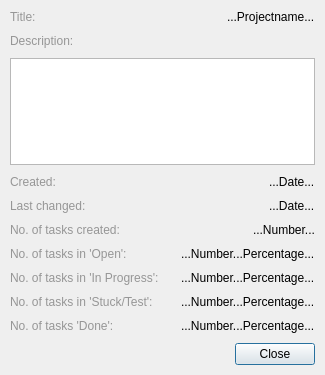
<?xml version="1.0" encoding="UTF-8"?>
<ui version="4.0">
 <class>InfoDialog</class>
 <widget class="QDialog" name="InfoDialog">
  <property name="geometry">
   <rect>
    <x>0</x>
    <y>0</y>
    <width>325</width>
    <height>375</height>
   </rect>
  </property>
  <property name="windowTitle">
   <string>Project Info</string>
  </property>
  <property name="windowIcon">
   <iconset resource="resources.qrc">
    <normaloff>:/icons/icons/swift-notes.svg</normaloff>:/icons/icons/swift-notes.svg</iconset>
  </property>
  <layout class="QVBoxLayout" name="verticalLayout">
   <property name="spacing">
    <number>10</number>
   </property>
   <property name="leftMargin">
    <number>10</number>
   </property>
   <property name="topMargin">
    <number>10</number>
   </property>
   <property name="rightMargin">
    <number>10</number>
   </property>
   <property name="bottomMargin">
    <number>10</number>
   </property>
   <item>
    <layout class="QHBoxLayout" name="horizontalLayout_8" stretch="0,1">
     <item>
      <widget class="QLabel" name="label">
       <property name="styleSheet">
        <string notr="true">color: rgb(150, 150, 150);</string>
       </property>
       <property name="text">
        <string>Title:</string>
       </property>
      </widget>
     </item>
     <item alignment="Qt::AlignRight">
      <widget class="QLabel" name="label_Name">
       <property name="text">
        <string>...Projectname...</string>
       </property>
      </widget>
     </item>
    </layout>
   </item>
   <item>
    <widget class="QLabel" name="label_3">
     <property name="styleSheet">
      <string notr="true">color: rgb(150, 150, 150);</string>
     </property>
     <property name="text">
      <string>Description:</string>
     </property>
    </widget>
   </item>
   <item>
    <widget class="QPlainTextEdit" name="plainTextEditDescription">
     <property name="plainText">
      <string/>
     </property>
     <property name="textInteractionFlags">
      <set>Qt::TextSelectableByMouse</set>
     </property>
     <property name="placeholderText">
      <string/>
     </property>
    </widget>
   </item>
   <item>
    <layout class="QHBoxLayout" name="horizontalLayout" stretch="0,1">
     <item>
      <widget class="QLabel" name="label_4">
       <property name="styleSheet">
        <string notr="true">color: rgb(150, 150, 150);</string>
       </property>
       <property name="text">
        <string>Created:</string>
       </property>
      </widget>
     </item>
     <item alignment="Qt::AlignRight">
      <widget class="QLabel" name="label_DateCreated">
       <property name="text">
        <string>...Date...</string>
       </property>
      </widget>
     </item>
    </layout>
   </item>
   <item>
    <layout class="QHBoxLayout" name="horizontalLayout_2" stretch="0,1">
     <item>
      <widget class="QLabel" name="label_5">
       <property name="styleSheet">
        <string notr="true">color: rgb(150, 150, 150);</string>
       </property>
       <property name="text">
        <string>Last changed:</string>
       </property>
      </widget>
     </item>
     <item alignment="Qt::AlignRight">
      <widget class="QLabel" name="label_DateChanged">
       <property name="text">
        <string>...Date...</string>
       </property>
      </widget>
     </item>
    </layout>
   </item>
   <item>
    <layout class="QHBoxLayout" name="horizontalLayout_3" stretch="0,1">
     <item>
      <widget class="QLabel" name="label_6">
       <property name="styleSheet">
        <string notr="true">color: rgb(150, 150, 150);</string>
       </property>
       <property name="text">
        <string>No. of tasks created:</string>
       </property>
      </widget>
     </item>
     <item alignment="Qt::AlignRight">
      <widget class="QLabel" name="label_NoTasks">
       <property name="text">
        <string>...Number...</string>
       </property>
      </widget>
     </item>
    </layout>
   </item>
   <item>
    <layout class="QHBoxLayout" name="horizontalLayout_4" stretch="0,1">
     <item>
      <widget class="QLabel" name="label_7">
       <property name="styleSheet">
        <string notr="true">color: rgb(150, 150, 150);</string>
       </property>
       <property name="text">
        <string>No. of tasks in 'Open':</string>
       </property>
      </widget>
     </item>
     <item alignment="Qt::AlignRight">
      <widget class="QLabel" name="label_NoOpen">
       <property name="text">
        <string>...Number...Percentage...</string>
       </property>
      </widget>
     </item>
    </layout>
   </item>
   <item>
    <layout class="QHBoxLayout" name="horizontalLayout_5" stretch="0,1">
     <item>
      <widget class="QLabel" name="label_8">
       <property name="styleSheet">
        <string notr="true">color: rgb(150, 150, 150);</string>
       </property>
       <property name="text">
        <string>No. of tasks in 'In Progress':</string>
       </property>
      </widget>
     </item>
     <item alignment="Qt::AlignRight">
      <widget class="QLabel" name="label_NoInProgress">
       <property name="text">
        <string>...Number...Percentage...</string>
       </property>
      </widget>
     </item>
    </layout>
   </item>
   <item>
    <layout class="QHBoxLayout" name="horizontalLayout_6" stretch="0,1">
     <item>
      <widget class="QLabel" name="label_9">
       <property name="styleSheet">
        <string notr="true">color: rgb(150, 150, 150);</string>
       </property>
       <property name="text">
        <string>No. of tasks in 'Stuck/Test':</string>
       </property>
      </widget>
     </item>
     <item alignment="Qt::AlignRight">
      <widget class="QLabel" name="label_NoStuckTest">
       <property name="text">
        <string>...Number...Percentage...</string>
       </property>
      </widget>
     </item>
    </layout>
   </item>
   <item>
    <layout class="QHBoxLayout" name="horizontalLayout_7" stretch="0,1">
     <item>
      <widget class="QLabel" name="label_10">
       <property name="styleSheet">
        <string notr="true">color: rgb(150, 150, 150);</string>
       </property>
       <property name="text">
        <string>No. of tasks 'Done':</string>
       </property>
      </widget>
     </item>
     <item alignment="Qt::AlignRight">
      <widget class="QLabel" name="label_NoDone">
       <property name="text">
        <string>...Number...Percentage...</string>
       </property>
      </widget>
     </item>
    </layout>
   </item>
   <item>
    <widget class="QDialogButtonBox" name="buttonBoxAddCancelProject">
     <property name="orientation">
      <enum>Qt::Horizontal</enum>
     </property>
     <property name="standardButtons">
      <set>QDialogButtonBox::Close</set>
     </property>
    </widget>
   </item>
  </layout>
 </widget>
 <resources>
  <include location="resources.qrc"/>
 </resources>
 <connections>
  <connection>
   <sender>buttonBoxAddCancelProject</sender>
   <signal>accepted()</signal>
   <receiver>InfoDialog</receiver>
   <slot>accept()</slot>
   <hints>
    <hint type="sourcelabel">
     <x>248</x>
     <y>254</y>
    </hint>
    <hint type="destinationlabel">
     <x>157</x>
     <y>274</y>
    </hint>
   </hints>
  </connection>
  <connection>
   <sender>buttonBoxAddCancelProject</sender>
   <signal>rejected()</signal>
   <receiver>InfoDialog</receiver>
   <slot>reject()</slot>
   <hints>
    <hint type="sourcelabel">
     <x>316</x>
     <y>260</y>
    </hint>
    <hint type="destinationlabel">
     <x>286</x>
     <y>274</y>
    </hint>
   </hints>
  </connection>
 </connections>
</ui>
